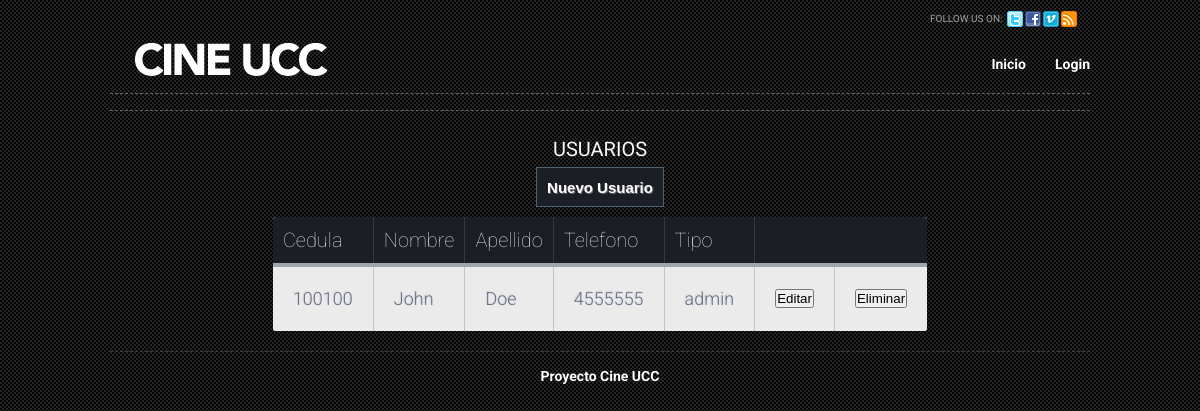
Before: /usuarios.php with the older database file.
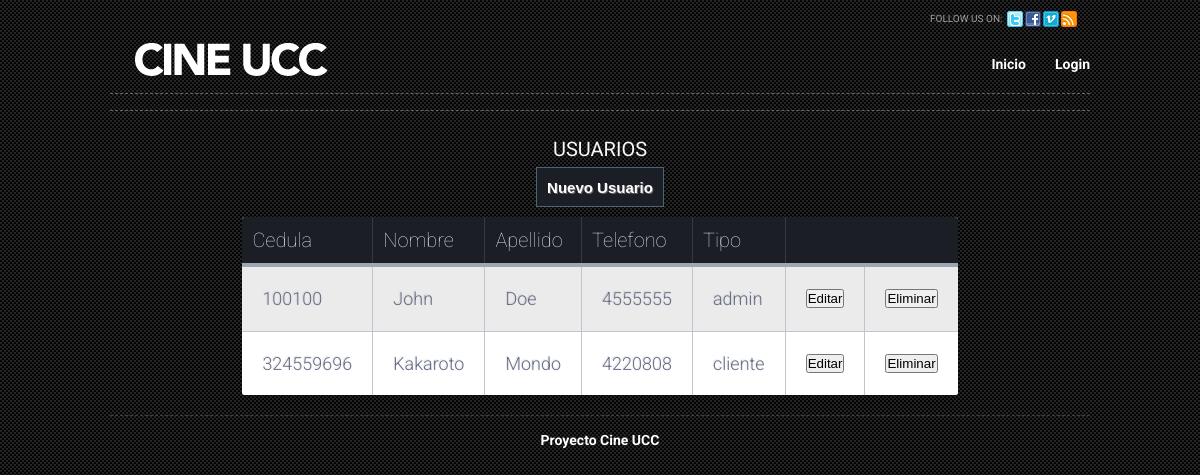
After: the same page with the newer database file.
### tables this page shows
CREATE TABLE IF NOT EXISTS `usuario` (
  `cedula` int(11) NOT NULL,
  `nombre` varchar(45) NOT NULL,
  `apellido` varchar(45) NOT NULL,
  `telefono` varchar(45) NOT NULL,
  `password` varchar(20) NOT NULL,
  `tipo` varchar(45) NOT NULL DEFAULT 'cliente'
);

### tablaUsuarios.php (the view, shortened to what this page needs)
<?php
$link = conectar();
$sql = "SELECT * FROM usuario";
$query = mysql_query($sql, $link);
if (mysql_num_rows($query) != 0) {
    while ($line = mysql_fetch_array($query)) {
        echo '<tr>';
        echo "<td>" . $line['cedula'] . "</td>";
        echo "<td>" . $line['nombre'] . "</td>";
        echo "<td>" . $line['apellido'] . "</td>";
        echo "<td>" . $line['telefono'] . "</td>";
        echo "<td>" . $line['tipo'] . "</td>";
        echo "<td><a href='registro.php?cedula=" . $line["cedula"] . "'>
                    <button>Editar</button></a></td>";
        echo "<td ><a href='eliminarUsuario.php?cedula=" . $line["cedula"] . "'>
                   <button onclick='return confirm(\"Seguro que desea eliminar este Usuario?\")';' >
                   Eliminar</button></a></td>";
        echo "</tr>";
    }
} else {
    echo '<tr>';
    echo '<td colspan=5> No hay registros en la base de datos</td>';
    echo '</tr>';
}

Changed rows visible on the page:
added usuario: cedula "324559696", nombre "Kakaroto", apellido "Mondo", telefono "4220808", tipo "cliente"
